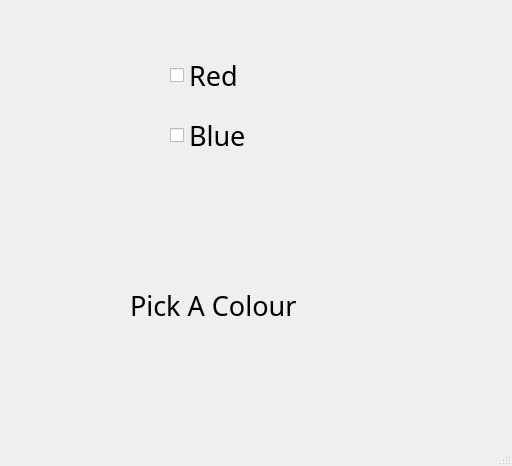
<?xml version="1.0" encoding="UTF-8"?>
<ui version="4.0">
 <class>MainWindow</class>
 <widget class="QMainWindow" name="MainWindow">
  <property name="geometry">
   <rect>
    <x>0</x>
    <y>0</y>
    <width>512</width>
    <height>466</height>
   </rect>
  </property>
  <property name="windowTitle">
   <string>MainWindow</string>
  </property>
  <widget class="QWidget" name="centralwidget">
   <widget class="QCheckBox" name="checkBox">
    <property name="geometry">
     <rect>
      <x>170</x>
      <y>50</y>
      <width>151</width>
      <height>51</height>
     </rect>
    </property>
    <property name="font">
     <font>
      <family>Agency FB</family>
      <pointsize>20</pointsize>
     </font>
    </property>
    <property name="text">
     <string>Red</string>
    </property>
   </widget>
   <widget class="QCheckBox" name="checkBox_2">
    <property name="geometry">
     <rect>
      <x>170</x>
      <y>110</y>
      <width>141</width>
      <height>51</height>
     </rect>
    </property>
    <property name="font">
     <font>
      <family>Agency FB</family>
      <pointsize>20</pointsize>
     </font>
    </property>
    <property name="text">
     <string>Blue</string>
    </property>
   </widget>
   <widget class="QLabel" name="label">
    <property name="geometry">
     <rect>
      <x>130</x>
      <y>260</y>
      <width>261</width>
      <height>91</height>
     </rect>
    </property>
    <property name="font">
     <font>
      <family>Agency FB</family>
      <pointsize>20</pointsize>
     </font>
    </property>
    <property name="text">
     <string>Pick A Colour</string>
    </property>
   </widget>
  </widget>
  <widget class="QMenuBar" name="menubar">
   <property name="geometry">
    <rect>
     <x>0</x>
     <y>0</y>
     <width>512</width>
     <height>26</height>
    </rect>
   </property>
  </widget>
  <widget class="QStatusBar" name="statusbar"/>
 </widget>
 <resources/>
 <connections/>
</ui>
